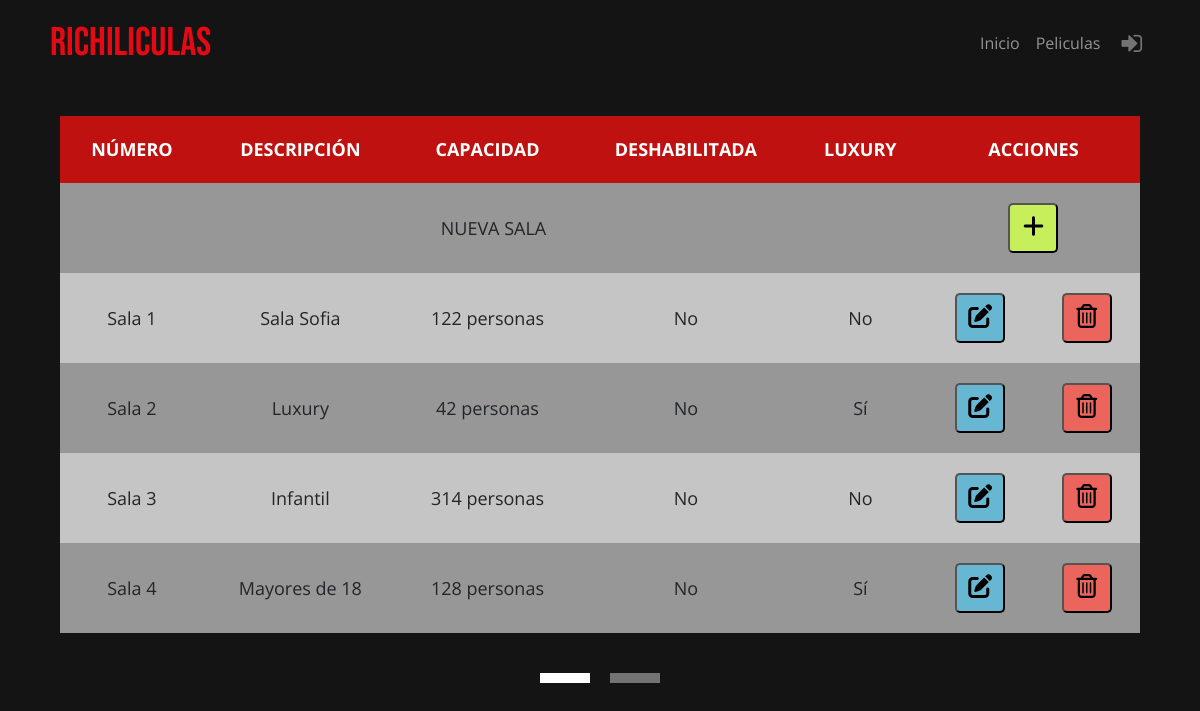
Before: /controlador/admin/controlador_admin_salas.php with the older database file.
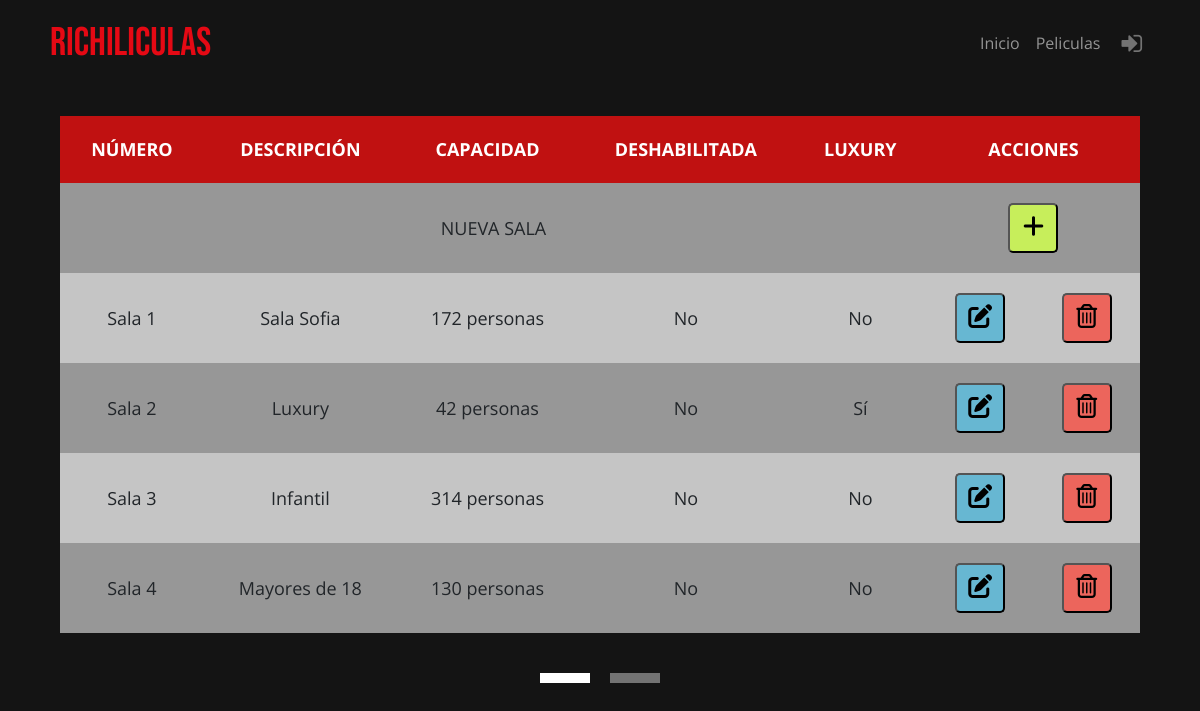
After: the same page with the newer database file.
### tables this page shows
CREATE TABLE `sala` (
  `id_sala` smallint(6) NOT NULL,
  `descripcion` varchar(2000) DEFAULT NULL,
  `capacidad` smallint(6) DEFAULT NULL,
  `habilitada` tinyint(1) NOT NULL,
  `luxury` tinyint(1) NOT NULL
);

### modelo/conexion.php (called while the page is built)
<?php
class Conexion
{
    private $servidor = "localhost";
    private $usuario = "root";
    private $clave = "";
    private $dbname = "cine";
    function conex()
    {
        try {
            return new PDO("mysql:host=$this->servidor;dbname=$this->dbname;charset=utf8", $this->usuario, $this->clave);
        } catch (PDOException $e) {
            return "Error" . $e->getMessage();
        }
    }
}
?>

### modelo/paginacion.php (called while the page is built, shortened)
<?php
include_once("conexion.php");
class Paginacion extends Conexion
{
    private $resultadoporpag;
    private $indice;
    private $totalpag;
    private $conexion;
    private $tabla;
    function __construct($resultadoporpag, $tabla)
    {
        $this->tabla = $tabla;
        $this->conexion = parent::conex();
        $this->resultadoporpag = $resultadoporpag;
        $this->indice = 0;
        $this->conexion = parent::conex();
        $this->calcularPag();
    }
    function calcularPag()
    {
        if ($this->tabla == 'pelicula' || $this->tabla == 'pelicula_admin') {
            $stmt = $this->conexion->prepare("SELECT COUNT(DISTINCT pelicula.id_pelicula) as total FROM pelicula;");
        } elseif ($this->tabla == 'sala') {
            $stmt = $this->conexion->prepare("SELECT COUNT(DISTINCT sala.id_sala) as total FROM sala;");
        }elseif ($this->tabla == 'usuario') {
            $stmt = $this->conexion->prepare("SELECT COUNT(DISTINCT usuario.id_usuario) as total FROM usuario;");
        }elseif ($this->tabla == 'entradas') {
            $stmt = $this->conexion->prepare("SELECT COUNT(DISTINCT reserva.id_reserva) as total FROM reserva;");
        }
        $stmt->execute();
        $this->numresultados = $stmt->fetch(PDO::FETCH_OBJ)->total;
        $this->totalpag = $this->numresultados / $this->resultadoporpag;
    }
    function mostrar()
    {
        try {
            if ($this->tabla == 'pelicula' || $this->tabla == 'pelicula_admin') {
                $stmt = $this->conexion->prepare("SELECT DISTINCT id_pelicula, nombre,imagen,sinopsis,duracion, url, clasificacion,categoria, fecha_estreno FROM pelicula ORDER BY fecha_estreno DESC, id_pelicula ASC LIMIT $this->indice, $this->resultadoporpag;");
            } elseif ($this->tabla == 'sala') {
                $stmt = $this->conexion->prepare("SELECT DISTINCT id_sala,descripcion,capacidad,habilitada,luxury FROM sala ORDER BY id_sala LIMIT $this->indice, $this->resultadoporpag;");
            } elseif ($this->tabla == 'usuario') {
                $stmt = $this->conexion->prepare("SELECT DISTINCT id_usuario,nombre,apellido,correo,contrasena,rol FROM usuario ORDER BY id_usuario LIMIT $this->indice, $this->resultadoporpag;");
            }
            $stmt->execute();
            $registroarray = $stmt->fetchAll(PDO::FETCH_ASSOC);
            return $registroarray;
        } catch (PDOException $e) {
            echo "Error" . $e->getMessage();
        }
    }
    function numeritos()
    {
        $array = array();
        for ($i = 0; $i < $this->totalpag; $i++) {
            $array[] = $i + 1;
        }
        return $array;
    }
}

### vista/sala/sala_admin.php (the view, shortened to what this page needs)
<!DOCTYPE html>
<html lang="en">
<head>
    <link rel="stylesheet" href="vista/css/tablasAdmin.css">
    <link rel="stylesheet" href="vista/css/estilos.css">
    <link href="https://cdn.jsdelivr.net/npm/bootstrap@5.3.0-alpha1/dist/css/bootstrap.min.css" rel="stylesheet">
</head>
<body>
    <?php
    include "vista/menu.php";
    ?>
    <table id='table'>
        <thead>
            <th>NÚMERO</th>
            <th>DESCRIPCIÓN</th>
            <th>CAPACIDAD</th>
            <th>DESHABILITADA</th>
            <th>LUXURY</th>
            <th colspan="2">ACCIONES</th>
        </thead>
        <tr>
            <td colspan="5">NUEVA SALA</td>
            <td colspan="2">
                <form method="post" action="index.php">
                    <button class="insert" name="anadir_sala_admin" title="Añadir"><i class='fas fa-plus' style='font-size:24px'></i></button>
                </form>
            </td>
        </tr>
        <?php
        foreach ($arraysalaspaginado as $row) {
        ?>
            <tr>
                <td data-titulo='Número'><?php echo 'Sala ' . $row['id_sala'] - 1 ?></td>
                <td data-titulo='Descripción'><?php echo $row['descripcion'] ?></td>
                <td data-titulo='Capacidad'><?php echo $row['capacidad'] . ' personas' ?></td>
                <td data-titulo='Habilitada'>
                    <?php if ($row['habilitada'] == 1) {
                        echo 'Sí';
                    } else {
                        echo 'No';
                    } ?>
                </td>
                <td data-titulo='Luxury'>
                    <?php if ($row['luxury'] == 1) {
                        echo 'Sí';
                    } else {
                        echo 'No';
                    } ?>
                </td>
                <td>
                    <form method="post" action="index.php">
                        <button class="edit" name="editar_sala" title="Editar"><i class='fas fa-edit' style='font-size:24px'></i></button>
                    </form>
                </td>
                <td>
                    <form method="post" action="index.php">
                        <button class="trash" name="borrar_sala_admin" title="Borrar"><i class='far fa-trash-alt' style='font-size:24px'></i></button>
                    </form>
                </td>
            </tr>
        <?php
        }
        ?>
    </table>
    <div id='contain'>
        <div id='dentro' style="margin-top: 0px; margin-bottom:40px">
            <?php
            foreach ($num_sala as $a) {
                if (isset($_GET["pagina_sala"])) {
                    if ($_GET["pagina_sala"] == $a) {
            ?>
                        <a href='?pagina_sala=<?= ($a) ?>'>
                            <div id='colorea' class='dentro'></div>
                        </a>
                    <?php
                    } else {
                    ?>
                        <a href='?pagina_sala=<?= ($a) ?>'>
                            <div class='dentro'></div>
                        </a>
                    <?php
                    }
                } else {
                    if ($a == 1) {
                    ?>
                        <a href='?pagina_sala=<?= ($a) ?>'>
                            <div id='colorea' class='dentro'></div>
                        </a>
                    <?php
                    } else {
                    ?>
                        <a href='?pagina_sala=<?= ($a) ?>'>
                            <div class='dentro'></div>
                        </a>
            <?php
                    }
                }
            }
            ?>
        </div>
    </div>
</body>
</html>

### controlador/admin/controlador_admin_salas.php (shortened to what this page needs)
<?php
if (isset($_POST["editar_sala"]) || isset($_POST["enviar_sala_editar"]) || isset($_POST["editar_sala_admin_editar"])) {
    if (isset($_POST["editar_sala"]) || isset($_POST["editar_sala_admin_editar"])) {
        $id_sala = $_POST["id_sala"];
        $butacas = new Butaca("", "", "", "", "");
        $sala = new Sala($id_sala, "", "", "", "");
        $descripcion = $sala->obtieneDeID($id_sala)->descripcion;
        $habilitada = $sala->obtieneDeID($id_sala)->habilitada;
        $luxury = $sala->obtieneDeID($id_sala)->luxury;
        $arraybutaca = $butacas->obtieneDeIDSala($id_sala);
        $max_columna = 0;
        foreach ($arraybutaca as $butaca) {
            if ($butaca['columna'] > $max_columna) {
                $max_columna = $butaca['columna'];
            }
        }
        $max_fila = 0;
        foreach ($arraybutaca as $butaca) {
            if ($butaca['fila'] > $max_fila) {
                $max_fila = $butaca['fila'];
            }
        }
        $numbutaca = 0;
        require_once 'vista/sala/editarsala_admin.php';
    }
    if (isset($_POST["enviar_sala_editar"])) {
        $id_sala = $_POST["id_sala"];
        $descripcion = $_POST["descripcion"];
        $capacidad = $sala->obtieneDeID($id_sala)->capacidad;
        $habilitada = $_POST["habilitada"];
        $luxury = $_POST["luxury"];
        if (isset($_POST["butaca"])) {
            $but = $_POST["butaca"];
            foreach ($but as $i => $a) {
                $datos = explode(";", $i);
                $filas = $datos[0];
                $columnas = $datos[1];
                $colorstr = $datos[2];
                $posicion = strrpos($colorstr, '_') + 1;
                $largo = strlen($colorstr) - $posicion - 4;
                $color = substr($colorstr, $posicion, $largo);
                $color = ucfirst($color);
                if ($color == 'Gris') {
                    $capacidad = $capacidad - 1;
                } elseif ($color == 'Verde') {
                    $capacidad = $capacidad + 1;
                }
                $butacas = new Butaca("", $columnas, $filas, $color, $id_sala);
                $butacas->cambiarColor();
            }
        }
        $sala = new Sala($id_sala, $descripcion, $capacidad, $habilitada, $luxury);
        $sala->actualizar();
        $result = 'Sala actualizada correctamente';
        $pagina_sala = new Paginacion(4, "sala");
        $arraysalaspaginado = $pagina_sala->mostrar();
        $num_sala = $pagina_sala->numeritos();
        require_once('vista/sala/sala_admin.php');
    }
} else {
    $pagina_sala = new Paginacion(4, "sala");
    $arraysalaspaginado = $pagina_sala->mostrar();
    $num_sala = $pagina_sala->numeritos();
    require_once('vista/sala/sala_admin.php');
}

### vista/menu.php (shortened to what this page needs)
<!DOCTYPE html>
<html lang="en">
<head>
    <link rel="stylesheet" href="vista/css/estilos.css">
    <link rel="stylesheet" href="https://cdnjs.cloudflare.com/ajax/libs/font-awesome/4.7.0/css/font-awesome.min.css">
</head>
<body>
    <div class="contenedor" style="background-color:#141414;">
        <form action="index.php" method="post">
            <nav class="navbar navbar-expand-lg navbar-dark">
                <a class="navbar-brand logotipo" href="index.php">Richiliculas</a>
                <div class="collapse navbar-collapse" id="navbarNav">
                    <ul class="navbar-nav ml-auto">
                        <li class="nav-item">
                            <a class="nav-link" href="index.php">Inicio</a>
                        </li>
                        <li class="nav-item">
                            <input type="submit" name="buscar_pelicula" id="botones" value="Peliculas" class="nav-link">
                        </li>
                        <?php
                        if (isset($_SESSION["usuario_sesion"])) {
                        ?>
                            <li class="nav-item">
                                <form method='post' action='index.php'>
                                    <button name="cerrar_sesion" title='Cerrar sesión' id="botones" class="fa fa-power-off" style='font-size:24px; color: #737373; padding:8px; margin-left:5px'></button>
                                </form>
                            </li>
                        <?php
                        } else {
                        ?>
                            <li class="nav-item">
                                <form method='post' action='index.php'>
                                    <button name="iniciar_sesion" title='Iniciar sesión' id="botones" class="fa fa-sign-in" style='font-size:24px; color: #737373; padding:8px; margin-left:5px'></button>
                                </form>
                            </li>
                        <?php
                        }
                        ?>
                    </ul>
                </div>
            </nav>
        </form>
    </div>
</body>
</html>

### vista/css/tablasAdmin.css (style rules this page uses)
table { background-color: white; text-align: center; border-collapse: collapse; margin: 0 auto; font-size: 18px; width: 90%; margin-top: 30px; }
th, td { padding: 20px; }
th { background-color: #c01111; border-bottom: solid 5px #0F362D; color: white; }
tr:nth-child(even) { background-color: #c5c5c5; }
tr:nth-child(odd) { background-color: rgb(151, 151, 151); }
button.edit { background-color: #67b7d2; border-radius: 5px; width: 50px; height: 50px; }
button.trash { background-color: #ec655c; border-radius: 5px; width: 50px; height: 50px; }
button.insert { background-color: #c7ee5b; border-radius: 5px; width: 50px; height: 50px; }

### vista/css/estilos.css (style rules this page uses)
:root { --rojo: #E50914; --fondo: #141414; }
* { margin: 0; padding: 0; box-sizing: border-box; }
body { background: var(--fondo); font-family: 'Open Sans', sans-serif; }
.logotipo { font-family: 'Bebas Neue', cursive; font-weight: normal; color: var(--rojo); font-size: 40px; margin-left: 50px; }
.navbar { display: flex; justify-content: space-between; }
.navbar-nav { margin-left: auto; margin-right: 50px; }
#botones { background-color: transparent; border: none; }
#contain { margin-top: 40px; background-color: transparent; display: flex; justify-content: center; align-items: center; }
#dentro { background-color: transparent; position: relative; width: 50%; margin: 0; display: flex; justify-content: center; align-items: center; gap: 20px 20px; flex-wrap: wrap; }
#dentro a { text-decoration: none; }
.dentro { background-color: #737373; color: white; width: 50px; height:10px; display: flex; text-align: center; justify-content: center; align-items: center; }
#colorea { background-color: white; color: white; font-weight: bold; }

Changed rows visible on the page:
changed sala "Sala Sofia": capacidad "122" → "172"
changed sala "Mayores de 18": capacidad "128" → "130"; luxury "Sí" → "No"
